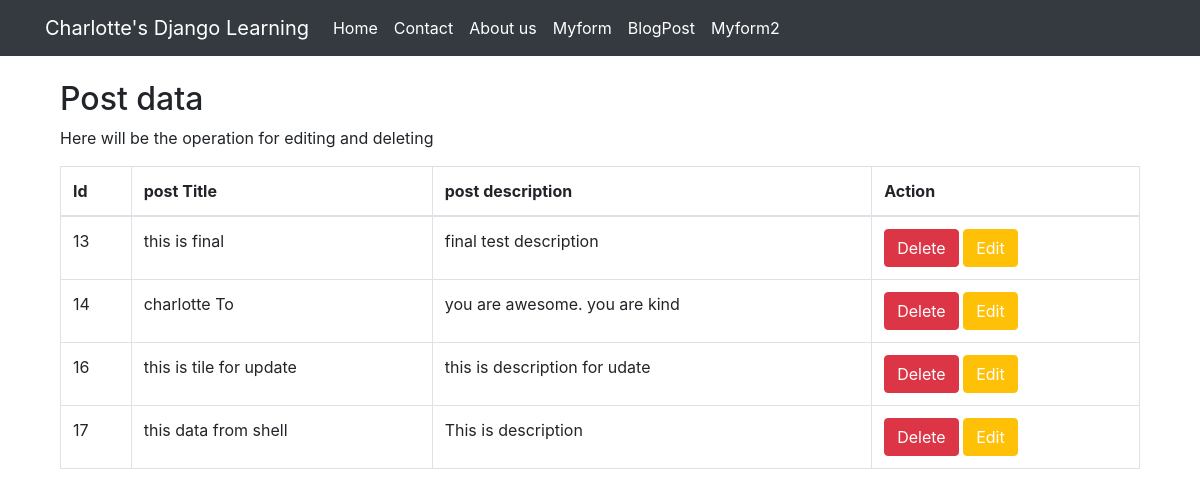
The app's page /manage_data/, older data.
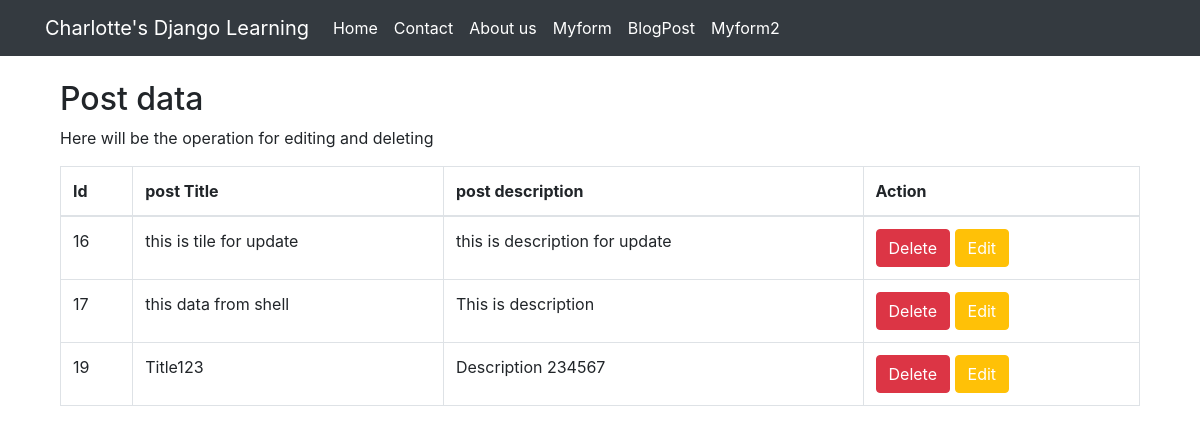
The same page, newer data.
### myapp/models.py (models this page shows, shortened)
class Post(models.Model):
    title = models.CharField(max_length=200)
    description = models.TextField()

### myapp/views.py (the view)
# urls.py: path('manage_data/', manage_data),
def manage_data(request):
    if request.method=="GET":
        mydata = Post.objects.all()
        makedictionary = {
            "all_data":mydata
        }
        return render(request, 'manage_data.html', context=makedictionary)

### Template/manage_data.html (shortened to what this page needs)
{% extends "base.html" %}
{% block container %}
<div class="container">
  <h2>Post data</h2>
  <p>Here will be the operation for editing and deleting</p>
  <table class="table table-bordered">
    <thead>
      <tr>
        <th>Id</th>
        <th>post Title</th>
        <th>post description</th>
        <th>Action</th>
      </tr>
    </thead>
    <tbody>
    {% for single_data in all_data %}
      <tr>
        <td>{{ single_data.id }}</td>
        <td>{{ single_data.title }}</td>
        <td>{{ single_data.description }}</td>
        <td><button class="btn btn-danger"><a style="color:white;" href="/delete_post/{{single_data.id}}">Delete</a></button>
            <button class="btn btn-warning"><a style="color:white;" href="/edit_post/{{single_data.id}}">Edit</a></button>
        </td>
      </tr>
    {% endfor %}
    </tbody>
  </table>
</div>
{% endblock %}

Row changes from the older to the newer data that the page shows:
removed Post: id "13", title "this is final", description "final test description"
removed Post: id "14", title "charlotte To", description "you are awesome. you are kind"
changed Post "this is tile for update": description "this is description for udate" → "this is description for update"
added Post: id "19", title "Title123", description "Description 234567"
